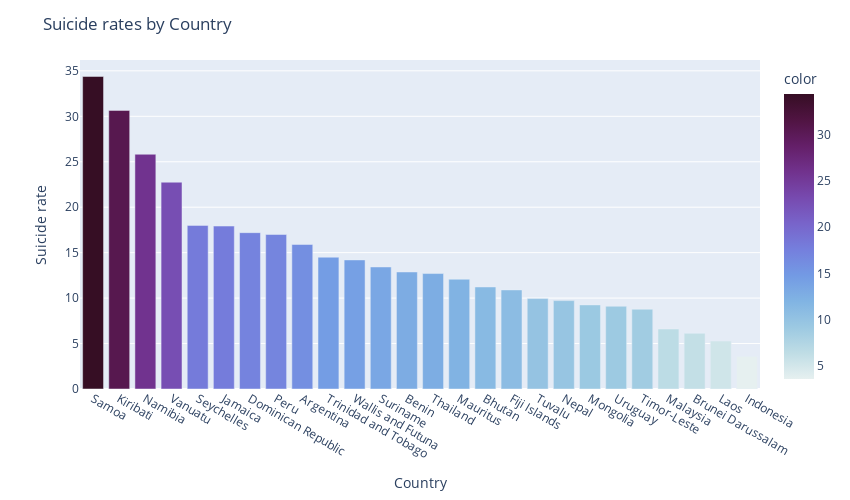

Notebook code cell kept with this figure:
### Code cell
df_mean = df.groupby('Country')[['Attempted_suicide']].mean().sort_values('Attempted_suicide', ascending=False)
fig_bar = plx.bar(x=df_mean.index, y=df_mean["Attempted_suicide"], color = df_mean.Attempted_suicide, color_continuous_scale='dense')
fig_bar.update_layout(width = 850, height = 500, title_text="Suicide rates by Country")
fig_bar.update_xaxes(title = 'Country')
fig_bar.update_yaxes(title = 'Suicide rate')
fig_bar.show()

### Figure 1 — Plotly figure (JSON) as saved in the notebook; plotly's stock layout.template omitted (floating-point values rounded to 4 significant figures)
{"data": [{"alignmentgroup": "True", "hovertemplate": "x=%{x}<br>y=%{y}<br>color=%{marker.color}<extra></extra>", "legendgroup": "", "marker": {"color": [34.38, 30.65, 25.82, 22.75, 18, 17.93, 17.2, 17, 15.9, 14.5, 14.2, 13.43, 12.88, 12.7, 12.07, 11.22, 10.9, 9.95, 9.725, 9.25, 9.1, 8.775, 6.6, 6.125, 5.275, 3.6], "coloraxis": "coloraxis", "pattern": {"shape": ""}}, "name": "", "offsetgroup": "", "orientation": "v", "showlegend": false, "textposition": "auto", "type": "bar", "x": ["Samoa", "Kiribati", "Namibia", "Vanuatu ", "Seychelles", "Jamaica", "Dominican Republic ", "Peru", "Argentina", "Trinidad and Tobago ", "Wallis and Futuna ", "Suriname", "Benin", "Thailand", "Mauritus", "Bhutan", "Fiji Islands", "Tuvalu ", "Nepal", "Mongolia", "Uruguay ", "Timor-Leste ", "Malaysia", "Brunei Darussalam ", "Laos", "Indonesia"], "xaxis": "x", "y": [34.38, 30.65, 25.82, 22.75, 18, 17.93, 17.2, 17, 15.9, 14.5, 14.2, 13.43, 12.88, 12.7, 12.07, 11.22, 10.9, 9.95, 9.725, 9.25, 9.1, 8.775, 6.6, 6.125, 5.275, 3.6], "yaxis": "y"}], "layout": {"barmode": "relative", "coloraxis": {"colorbar": {"title": {"text": "color"}}, "colorscale": [[0, "rgb(230, 240, 240)"], [0.09091, "rgb(191, 221, 229)"], [0.1818, "rgb(156, 201, 226)"], [0.2727, "rgb(129, 180, 227)"], [0.3636, "rgb(115, 154, 228)"], [0.4545, "rgb(117, 127, 221)"], [0.5455, "rgb(120, 100, 202)"], [0.6364, "rgb(119, 74, 175)"], [0.7273, "rgb(113, 50, 141)"], [0.8182, "rgb(100, 31, 104)"], [0.9091, "rgb(80, 20, 66)"], [1, "rgb(54, 14, 36)"]]}, "height": 500, "legend": {"tracegroupgap": 0}, "margin": {"t": 60}, "title": {"text": "Suicide rates by Country"}, "width": 850, "xaxis": {"anchor": "y", "autorange": true, "domain": [0, 1], "range": [-0.5, 25.5], "title": {"text": "Country"}, "type": "category"}, "yaxis": {"anchor": "x", "autorange": true, "domain": [0, 1], "range": [0, 36.19], "title": {"text": "Suicide rate"}, "type": "linear"}}}
